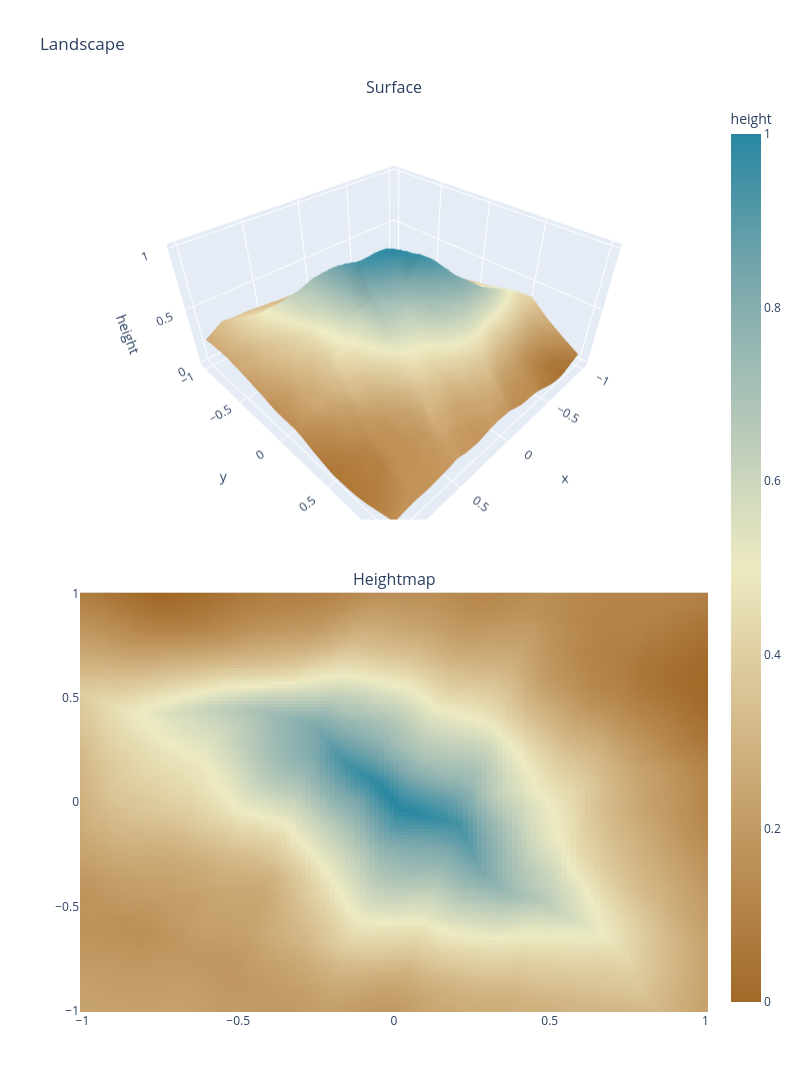

Notebook source saved alongside this figure:
### Code cell
import plotly.graph_objects as go
from plotly.subplots import make_subplots


def evaluate_on_grid(
    model, offset=(0, 0), x_range=(-1, 1), y_range=(-1, 1), resolution=128
):
    x = offset[0] + np.linspace(x_range[0], x_range[1], resolution)
    y = offset[1] + np.linspace(y_range[0], y_range[1], resolution)
    xx, yy = np.meshgrid(x, y)
    grid = np.stack([xx.flatten(), yy.flatten()], axis=-1)

    with torch.no_grad():
        inputs = torch.from_numpy(grid).float()
        raw = model(inputs).detach().cpu().numpy()
        if raw.ndim == 2 and raw.shape[1] == 1:
            raw = raw[:, 0]
        elif raw.ndim != 1:
            raise ValueError(
                f"Model must return one value per grid point, got shape {raw.shape}"
            )
        outputs = raw.reshape(resolution, resolution)

    return x, y, xx, yy, outputs


def plot_landscape(x, y, xx, yy, outputs):
    fig = make_subplots(
        rows=2,
        cols=1,
        specs=[[{"type": "surface"}], [{"type": "heatmap"}]],
        subplot_titles=("Surface", "Heightmap"),
        vertical_spacing=0.08,
    )

    fig.add_trace(
        go.Surface(z=outputs, x=xx, y=yy, colorscale="Earth", showscale=False),
        row=1,
        col=1,
    )
    fig.add_trace(
        go.Heatmap(
            z=outputs, x=x, y=y, colorscale="Earth", colorbar=dict(title="height")
        ),
        row=2,
        col=1,
    )

    fig.update_xaxes(title_text="x", row=1, col=1)
    fig.update_yaxes(title_text="y", row=1, col=1)
    fig.update_scenes(xaxis_title="x", yaxis_title="y", zaxis_title="height")
    fig.update_layout(height=1300, width=800, title="Landscape")
    fig.show()


def minmax_norm(x):
    return (x - x.min()) / (x.max() - x.min())


# peek a single mountain at 0,0
def spot_single_mountain_kernel(x):
    return 1 / (1 + torch.norm(x, dim=-1, keepdim=True) ** 2)


offset = (0, 0)
r = 1
x, y, xx, yy, rawheight = evaluate_on_grid(
    mountain_noise, offset, x_range=(-r, r), y_range=(-r, r)
)
# plot_landscape(x, y, xx, yy, rawheight)

kernel_x, kernel_y, kernel_xx, kernel_yy, kernel = evaluate_on_grid(
    spot_single_mountain_kernel
)
# plot_landscape(kernel_x, kernel_y, kernel_xx, kernel_yy, kernel)
norm_height = minmax_norm(rawheight * kernel)
plot_landscape(x, y, xx, yy, norm_height)

### Figure 1 — Plotly figure (JSON) as saved in the notebook; plotly's stock layout.template omitted (floating-point values rounded to 4 significant figures; data arrays with more than 128 entries replaced by an {"elided": "..."} marker saying what was removed)
{"data": [{"colorscale": [[0, "rgb(161, 105, 40)"], [0.1667, "rgb(189, 146, 90)"], [0.3333, "rgb(214, 189, 141)"], [0.5, "rgb(237, 234, 194)"], [0.6667, "rgb(181, 200, 184)"], [0.8333, "rgb(121, 167, 172)"], [1, "rgb(40, 135, 161)"]], "scene": "scene", "showscale": false, "type": "surface", "x": {"elided": "128x128 float values"}, "y": {"elided": "128x128 float values"}, "z": {"elided": "128x128 float values"}}, {"colorbar": {"title": {"text": "height"}}, "colorscale": [[0, "rgb(161, 105, 40)"], [0.1667, "rgb(189, 146, 90)"], [0.3333, "rgb(214, 189, 141)"], [0.5, "rgb(237, 234, 194)"], [0.6667, "rgb(181, 200, 184)"], [0.8333, "rgb(121, 167, 172)"], [1, "rgb(40, 135, 161)"]], "type": "heatmap", "x": [-1.0, -0.9843, -0.9685, -0.9528, -0.937, -0.9213, -0.9055, -0.8898, -0.874, -0.8583, -0.8425, -0.8268, -0.811, -0.7953, -0.7795, -0.7638, -0.748, -0.7323, -0.7165, -0.7008, -0.685, -0.6693, -0.6535, -0.6378, -0.622, -0.6063, -0.5906, -0.5748, -0.5591, -0.5433, -0.5276, -0.5118, -0.4961, -0.4803, -0.4646, -0.4488, -0.4331, -0.4173, -0.4016, -0.3858, -0.3701, -0.3543, -0.3386, -0.3228, -0.3071, -0.2913, -0.2756, -0.2598, -0.2441, -0.2283, -0.2126, -0.1969, -0.1811, -0.1654, -0.1496, -0.1339, -0.1181, -0.1024, -0.08661, -0.07087, -0.05512, -0.03937, -0.02362, -0.007874, 0.007874, 0.02362, 0.03937, 0.05512, 0.07087, 0.08661, 0.1024, 0.1181, 0.1339, 0.1496, 0.1654, 0.1811, 0.1969, 0.2126, 0.2283, 0.2441, 0.2598, 0.2756, 0.2913, 0.3071, 0.3228, 0.3386, 0.3543, 0.3701, 0.3858, 0.4016, 0.4173, 0.4331, 0.4488, 0.4646, 0.4803, 0.4961, 0.5118, 0.5276, 0.5433, 0.5591, 0.5748, 0.5906, 0.6063, 0.622, 0.6378, 0.6535, 0.6693, 0.685, 0.7008, 0.7165, 0.7323, 0.748, 0.7638, 0.7795, 0.7953, 0.811, 0.8268, 0.8425, 0.8583, 0.874, 0.8898, 0.9055, 0.9213, 0.937, 0.9528, 0.9685, 0.9843, 1.0], "xaxis": "x", "y": [-1.0, -0.9843, -0.9685, -0.9528, -0.937, -0.9213, -0.9055, -0.8898, -0.874, -0.8583, -0.8425, -0.8268, -0.811, -0.7953, -0.7795, -0.7638, -0.748, -0.7323, -0.7165, -0.7008, -0.685, -0.6693, -0.6535, -0.6378, -0.622, -0.6063, -0.5906, -0.5748, -0.5591, -0.5433, -0.5276, -0.5118, -0.4961, -0.4803, -0.4646, -0.4488, -0.4331, -0.4173, -0.4016, -0.3858, -0.3701, -0.3543, -0.3386, -0.3228, -0.3071, -0.2913, -0.2756, -0.2598, -0.2441, -0.2283, -0.2126, -0.1969, -0.1811, -0.1654, -0.1496, -0.1339, -0.1181, -0.1024, -0.08661, -0.07087, -0.05512, -0.03937, -0.02362, -0.007874, 0.007874, 0.02362, 0.03937, 0.05512, 0.07087, 0.08661, 0.1024, 0.1181, 0.1339, 0.1496, 0.1654, 0.1811, 0.1969, 0.2126, 0.2283, 0.2441, 0.2598, 0.2756, 0.2913, 0.3071, 0.3228, 0.3386, 0.3543, 0.3701, 0.3858, 0.4016, 0.4173, 0.4331, 0.4488, 0.4646, 0.4803, 0.4961, 0.5118, 0.5276, 0.5433, 0.5591, 0.5748, 0.5906, 0.6063, 0.622, 0.6378, 0.6535, 0.6693, 0.685, 0.7008, 0.7165, 0.7323, 0.748, 0.7638, 0.7795, 0.7953, 0.811, 0.8268, 0.8425, 0.8583, 0.874, 0.8898, 0.9055, 0.9213, 0.937, 0.9528, 0.9685, 0.9843, 1.0], "yaxis": "y", "z": {"elided": "128x128 float values"}}], "layout": {"annotations": [{"font": {"size": 16}, "showarrow": false, "text": "Surface", "x": 0.5, "xanchor": "center", "xref": "paper", "y": 1, "yanchor": "bottom", "yref": "paper"}, {"font": {"size": 16}, "showarrow": false, "text": "Heightmap", "x": 0.5, "xanchor": "center", "xref": "paper", "y": 0.46, "yanchor": "bottom", "yref": "paper"}], "height": 1300, "scene": {"domain": {"x": [0, 1], "y": [0.54, 1]}, "xaxis": {"title": {"text": "x"}}, "yaxis": {"title": {"text": "y"}}, "zaxis": {"title": {"text": "height"}}}, "title": {"text": "Landscape"}, "width": 800, "xaxis": {"anchor": "y", "domain": [0, 1]}, "yaxis": {"anchor": "x", "domain": [0, 0.46]}}}
